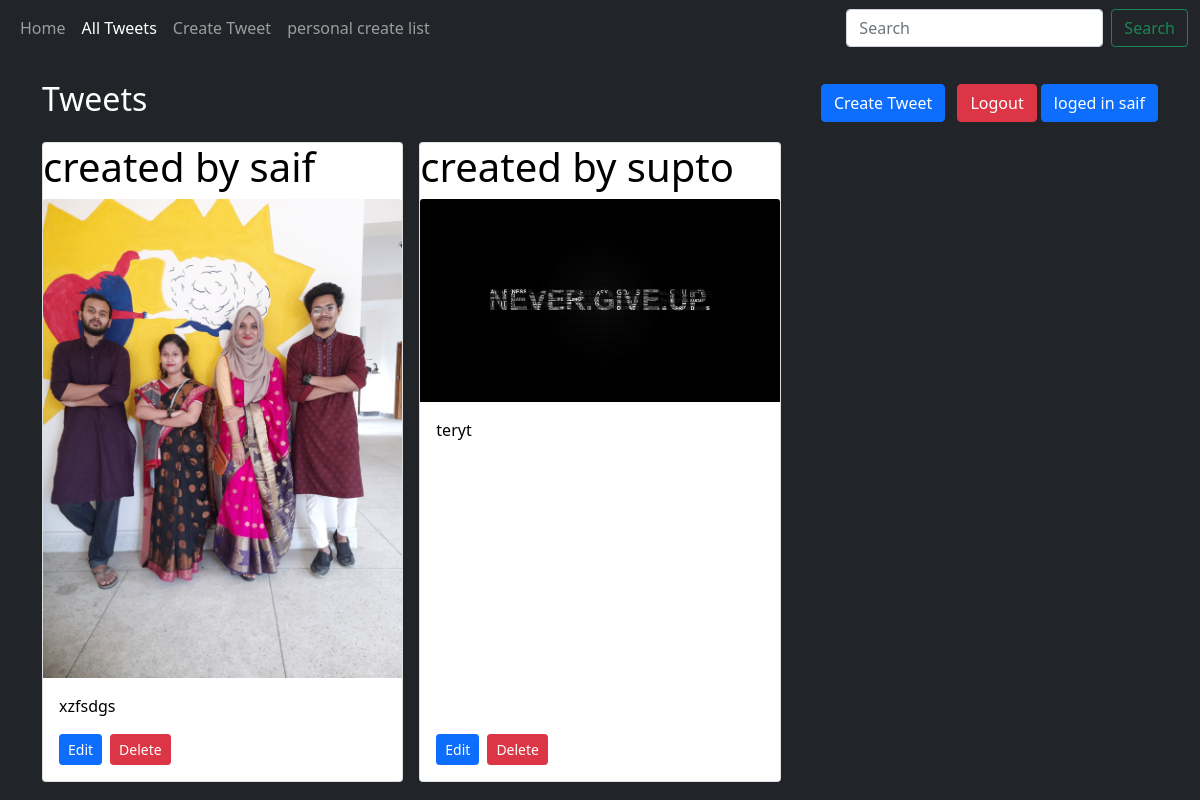
The page /tweets/ (signed in) on the database as committed earlier.
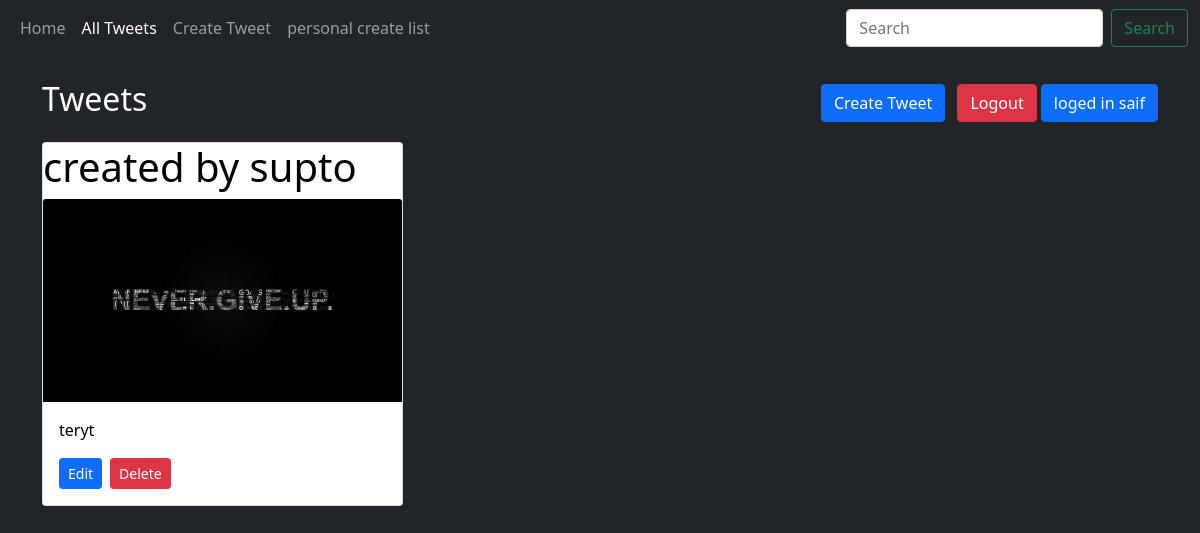
The same page on the database as committed later.
### tweet/models.py (models this page shows, shortened)
class Tweet(models.Model):
    user = models.ForeignKey(User, on_delete=models.CASCADE)
    text = models.TextField()
    photo = models.ImageField(upload_to='photos/', blank=True, null=True)
    created_at = models.DateTimeField(auto_now_add=True)
    updated_at = models.DateTimeField(auto_now=True)

### tweet/views.py (the view)
# urls.py: path('tweets/', views.tweet_list, name='tweet_list'),
@login_required
def tweet_list(request):
    tweets = Tweet.objects.all().order_by('-created_at')
    return render(request, 'tweet/tweet_list.html', {'tweets': tweets})

### tweet/templates/tweet/tweet_list.html (shortened to what this page needs)
{% extends "index.html" %}
{% block content %}
<div class="d-flex justify-content-between align-items-center mb-3">
    <h2>Tweets</h2>
    <div>
        <a class="btn btn-primary" href="{% url 'tweet_create' %}">Create Tweet</a>
        {% if user.is_authenticated %}
            <a class="btn btn-danger ms-2" href="{% url 'logout' %}">Logout</a>
            <a class = "btn btn-primary"style=" color : white "  href="/tweets/">loged in  {{ user.username }}</a>
        {% endif %}
    </div>
</div>
<div class="row g-3">
    {% for tweet in tweets %}
        <div class="col-md-4">
            <div class="card h-100">
             <h1 style="color: black;">created by {{ tweet.user.username }} </h1>
                {% if tweet.photo %}
                    <img src="{{ tweet.photo.url }}" class="card-img-top" alt="error loading image">
                {% else %}
                    <p class="text-center text-muted py-3">No photo available</p>
                {% endif %}
                <div class="card-body d-flex flex-column">
                    <p class="card-text" style="color: black;">
                        {{ tweet.text }}
                    </p>
                    <div class="mt-auto d-flex">
                        <a href="{% url 'tweet_edit' tweet.id %}" class="btn btn-primary btn-sm me-2">Edit</a>
                        <form action="{% url 'tweet_delete' tweet.id %}" method="POST" style="display:inline;">
                            <button type="submit" class="btn btn-danger btn-sm">Delete</button>
                        </form>
                    </div>
                </div>
            </div>
        </div>
    {% empty %}
        <p>No tweets available.</p>
    {% endfor %}
</div>
{% endblock %}

### templates/index.html (shortened to what this page needs)
{% load static %}
<!DOCTYPE html>
<html lang="en">
<head>
    <link href="https://cdn.jsdelivr.net/npm/bootstrap@5.0.2/dist/css/bootstrap.min.css"
          rel="stylesheet"
>
</head>
<body class="bg-dark text-white">
<nav class="navbar navbar-expand-lg navbar-dark bg-dark">
    <div class="container-fluid">
        <div class="collapse navbar-collapse" id="navbarSupportedContent">
            <ul class="navbar-nav me-auto mb-2 mb-lg-0">
                <li class="nav-item">
                    <a class="nav-link {% if request.path == '/' %}active{% endif %}"
                       href="/">Home</a>
                </li>
                <li class="nav-item">
                    <a class="nav-link {% if request.path == '/tweets/' %}active{% endif %}"
                       href="{% url 'tweet_list' %}">All Tweets</a>
                </li>
                <li class="nav-item">
                    <a class="nav-link {% if request.path == '/tweets/create/' %}active{% endif %}"
                       href="{% url 'tweet_create' %}">Create Tweet</a>
                </li>
                <li class="nav-item">
                    <a class="nav-link {% if request.path == '/tweets/create/' %}active{% endif %}"
                       href="{% url 'tweet_personal_create' %}">personal create list</a>
                </li>
            </ul>
            <form class="d-flex" method="get" action="#">
                <input class="form-control me-2" type="search" placeholder="Search" aria-label="Search" name="q">
                <button class="btn btn-outline-success" type="submit">Search</button>
            </form>
        </div>
    </div>
</nav>
<div class="container mt-4">
    {% block content %}{% endblock %}
</div>
</body>
</html>

Rows that differ between the two databases and show on the page:
removed Tweet: user.username "saif", photo (picture), text "xzfsdgs"
